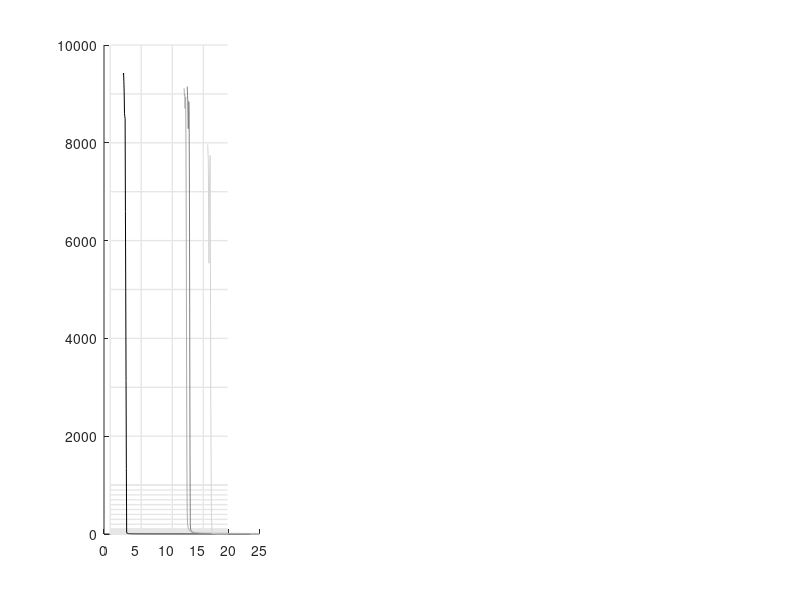

MATLAB code to generate this figure: (Note: this script raises an error after producing the figure.)
summercc = flipud(summer(12));
autumncc = flipud(autumn(12)); 
greycc = flipud(gray(7)); 
coolcc = (cool(12)); 
springcc = flipud(spring(12)); 
%% Input
% Growth rate fit to current data
w = 0.09;
year_rate_change = (2030);
% rate change
rtargetMD = [0.13857, 0.152];% growth rate modelled 
rtargetND = [0.035137, 0.03702];
rtargetCa = [0.1728, 0.173, 0.183];
rtargetGC = [0.132361, 0.13374  0.1441];
% resulting storage to meet 2100 target
QtargetMD = [152.2459, 11.9473];% storage resource modelled 
QtargetND =[143.3967, 14.9725];
QtargetCa = [90.4668, 29.1989, 2.9588];
QtargetGC =[1761.2, 353.7017   36.4242];
%% Now plot target tradeoff curves
subplot(1,3,1)
hold on
axis_def = [1 20 0.03 10000];
line_grey = ones(1,3).*0.9;
for i=1:1:10
plot([axis_def(1)+0.1, axis_def(2)-0.1], [i i], 'linewidth', 1, 'color', line_grey,'HandleVisibility','off')
end
for i=10:10:101
plot([axis_def(1)+0.1, axis_def(2)-0.1], [i i], 'linewidth', 1, 'color', line_grey,'HandleVisibility','off')
end
for i=100:100:1000
plot([axis_def(1)+0.1, axis_def(2)-0.1], [i i], 'linewidth', 1, 'color', line_grey,'HandleVisibility','off')
end
for i=1000:1000:10000
plot([axis_def(1)+0.1, axis_def(2)-0.1], [i i], 'linewidth', 1, 'color', line_grey,'HandleVisibility','off')
end
for i=axis_def(1):5:axis_def(2)
plot([i, i], [axis_def(3) axis_def(4)], 'linewidth', 1, 'color', line_grey,'HandleVisibility','off')
end

% load cumulative storage contours
load('target32.txt')
Rr = target32(:,1);  % grpwth rate
M = target32(:,2); % Qmin
plot(Rr.*100, M, '-', 'color', greycc(end,:))
hold on
load('target265.txt')
Rr = target265(:,1);  % grpwth rate
M = target265(:,2); % Qmin
plot(Rr.*100, M, '-', 'color', greycc(end-3,:))
hold on
load('target674.txt')
Rr = target674(:,1);  % grpwth rate
M = target674(:,2); % Qmin
plot(Rr.*100, M, 'k', 'color', greycc(end-4,:))
hold on
load('target63.txt')
Rr = target63(:,1);  % grpwth rate
M = target63(:,2); % Qmin
plot(Rr.*100, M, 'k', 'color', greycc(end-5,:))
hold on


% plot onshore and USGS storage resource estimates 
yline(154);
yline(12);

yline(15);

yline(30);
yline(90);
yline(3);


yline(1767)
yline(366)
yline(37)

for i=1:length(QtargetMD)
    cum_2030 = exp(year_rate_change.*0.298256012).*exp(-607.1355483);
    C = (QtargetMD(i)-cum_2030);
    plot(rtargetMD(i).*100,C, '.','markersize', 30, 'color', coolcc(i+1,:),'HandleVisibility','off')
end

for i=1:length(QtargetND)
    cum_2030 = exp(year_rate_change.*0.025464353).*exp(-52.47182071);
    C = (QtargetND(i)-cum_2030);
    plot(rtargetND(i).*100,C, '.','markersize', 30, 'color', springcc(i+6,:),'HandleVisibility','off')
end
for i=1:length(QtargetCa)
    cum_2030 = exp(year_rate_change.*0.038).*exp(-81.779792);
    C = (QtargetCa(i)-cum_2030);
    plot(rtargetCa(i).*100,C, '.','markersize', 30, 'color', summercc(i+1,:),'HandleVisibility','off')
end
for i=1:length(QtargetGC)
    cum_2030 = exp(year_rate_change.* 0.192159471).*exp(-391.2386552);
    C = (QtargetGC(i)-cum_2030);
    plot(rtargetGC(i).*100,C, '.','markersize', 30, 'color', autumncc(i+1,:),'HandleVisibility','off')
end

% format plot
set(gca, 'YScale', 'log')
axis(axis_def)
box on
xlabel('Growth Rate [%]')
ylabel('Storage resource required [Gt]')

set(gca,'linewidth',1.5)

text(1.3, 0.5, sprintf('Storage rate by 2050'), 'fontsize', 14)
set(gca, 'Color', 'white');
set(gcf, 'Color', 'white');

legend({['32 Mt/yr, North Dakota Hub'],['265 Mt/yr, Mideastern Hub'],['674 Mt/yr, Gulf Coast Hub'],['63 Mt/yr, California Hub']}, ...
    'Box', 'off',  'fontsize', 13,'location', 'southwest')
